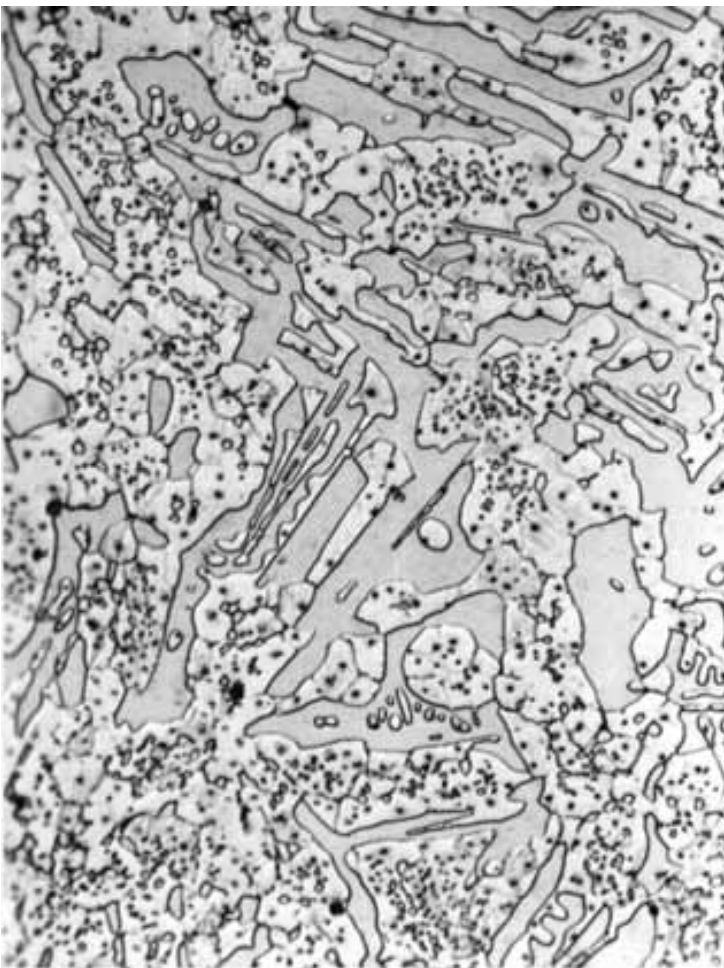
#> input picture images/White_highchromium_iron_c.png, 724 x 968 px, found by its file name
$ jupyter execute --allow-errors Demo1_commented.ipynb
#> lines starting #> are read from the running program, lines starting #| are printed output that depends on the picture; after the words box and inside, x2 and y2 are one past the last pixel; in counts of white or black regions, pixels touching at a corner belong together
#> (a cell that did not finish here is left out)

# Demo 1: FFT-Based Denoising

This demo shows how to denoise microscopy images by keeping only the most significant frequency components from the Fourier transform.

[cell 2]
import numpy as np
import matplotlib.pyplot as plt
import imageio.v2 as iio

def fft_denoise_image(img, percentile_keep=10):
    """
    Denoise an image by keeping only the highest-magnitude frequency components.

    This works because:
    - Signal (real features) tends to have high-magnitude frequency components
    - Noise tends to be distributed across many low-magnitude frequencies

    Args:
        img: 2D grayscale image array
        percentile_keep: Percentage of highest-magnitude frequencies to keep (default 10%)

    Returns:
        denoised_img: The reconstructed image with noise removed
        mask: Binary mask showing which frequencies were kept
    """
    # Transform image to frequency domain using 2D Fast Fourier Transform
    # This converts spatial information into frequency information
    fft_img = np.fft.fft2(img)

    # Shift zero-frequency component to center of spectrum
    # This makes visualization easier and puts DC component (average intensity) in the middle
    fft_shift = np.fft.fftshift(fft_img)

    # Calculate magnitude of each frequency component
    # Magnitude tells us how important each frequency is to the image
    magnitude = np.abs(fft_shift)

    # Determine threshold keeping only the top X% of frequencies by magnitude
    # For example, if percentile_keep=10, we keep only frequencies above the 90th percentile
    threshold = np.percentile(magnitude, 100 - percentile_keep)

    # Create binary mask, True for frequencies above threshold, False otherwise
    mask = magnitude > threshold

    # Apply mask to filtered FFT (zeroes out low-magnitude frequencies)
    fft_filtered = fft_shift * mask

    # Transform back to spatial domain
    # First unshift to restore original FFT layout, then apply inverse FFT
    img_denoised = np.fft.ifft2(np.fft.ifftshift(fft_filtered))

    # Take absolute value to get real-valued image (removes any residual imaginary components)
    return np.abs(img_denoised), mask

# MAIN EXECUTION: Compare different levels of frequency compression

# Load the microscopy image
img = iio.imread('/content/Microstructures/White_highchromium_iron_c.png')
#> img is the input picture: shape (968, 724, 4); mean R, G, B, A 178.6, 178.6, 178.6, 255

# Convert to grayscale if image is RGB (has 3 color channels)
# We average across the color dimension (axis=2) to get a single intensity value per pixel
if len(img.shape) == 3:
    img = np.mean(img, axis=2)
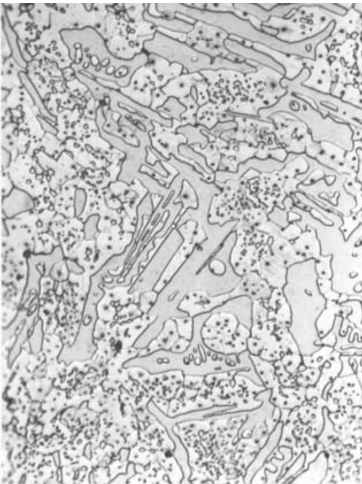
#> img: shape (968, 724) float64 (shown at 1/2 size); min 63.75, max 255, mean 197.7

# Create a 2x3 grid of subplots to show results at different compression levels
fig, axes = plt.subplots(2, 3, figsize=(15, 10))

# Test different compression levels from mild (50%) to aggressive (0.5%)
# Lower percentages = more aggressive denoising (fewer frequencies kept)
for idx, keep_pct in enumerate([50, 10, 5, 2, 1, 0.5]):
    # Denoise image keeping only top keep_pct% of frequencies
    denoised, mask = fft_denoise_image(img, keep_pct)

    # Calculate subplot position in 2x3 grid
    row = idx // 3  # Integer division gives row (0 or 1)
    col = idx % 3   # Modulo gives column (0, 1, or 2)

    # Display the denoised image
    axes[row, col].imshow(denoised, cmap='gray')
    axes[row, col].set_title(f'Keep {keep_pct}% frequencies')
    axes[row, col].axis('off')  # Hide axis ticks for cleaner visualization
#> this loop made 6 passes
#> threshold in fft_denoise_image on passes 1 to 6: 765, 10711.6, 36121.7, 96233.4, 151835.3, 207243.1
#> pass 1, in fft_denoise_image, `mask = magnitude > threshold`:
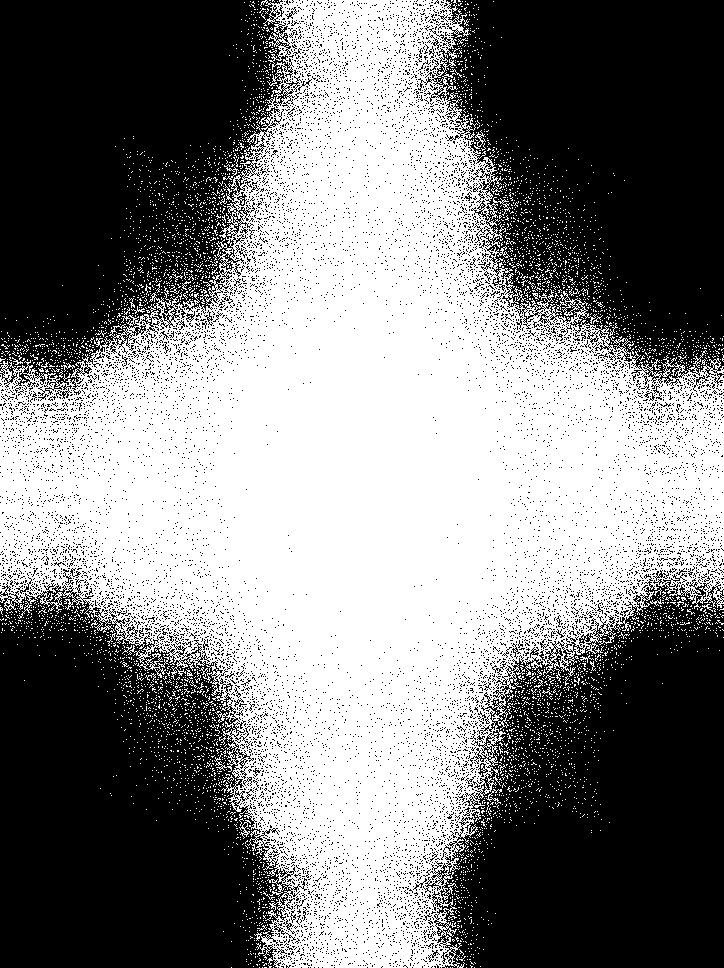
#> mask: shape (968, 724) bool; 50% white; 5103 white regions (5068 under 20 px), largest, box (x1, y1, x2, y2) and area: (0, 0, 724, 968) 339131, (474, 130, 486, 149) 64, (239, 820, 251, 839) 64

plt.tight_layout()
plt.savefig('denoising_comparison.png', dpi=300)
plt.show()

# Demo 2: Bandpass Filtering for Feature Separation

This demo uses bandpass filtering to separate microstructural features by size. Different spatial frequencies correspond to different feature sizes:
- Low frequencies = large features (grain structure)
- Medium frequencies = medium-sized features
- High frequencies = fine features (precipitates, grain boundaries)

[cell 3]
import numpy as np
import matplotlib.pyplot as plt
import imageio.v2 as iio

def frequency_filter(img, cutoff_low, cutoff_high):
    """
    Apply a bandpass filter to isolate features within a specific size range.

    The filter works in frequency space using a circular mask:
    - Frequencies inside the radius range are kept (pass band)
    - Frequencies outside the range are removed (stop band)

    Args:
        img: 2D grayscale image array
        cutoff_low: Inner radius of bandpass filter (pixels from center)
        cutoff_high: Outer radius of bandpass filter (pixels from center)

    Returns:
        filtered_img: Image containing only features in the specified size range
    """
    # Transform to frequency domain
    fft_img = np.fft.fft2(img)

    # Shift zero-frequency to center for easier radial filtering
    fft_shift = np.fft.fftshift(fft_img)

    # Get image dimensions and calculate center coordinates
    rows, cols = img.shape
    crow, ccol = rows // 2, cols // 2  # Center row and center column

    # Create a radial distance map from the center
    # np.ogrid creates coordinate arrays without creating full meshgrids (memory efficient)
    y, x = np.ogrid[:rows, :cols]

    # Calculate Euclidean distance from each point to the center
    # This gives us the radial frequency (distance from DC component)
    dist = np.sqrt((x - ccol)**2 + (y - crow)**2)

    # Create circular bandpass mask
    # Keep only frequencies where distance is between cutoff_low and cutoff_high
    # This creates a "donut" or annular region in frequency space
    mask = (dist >= cutoff_low) & (dist <= cutoff_high)

    # Apply mask to frequency data (element-wise multiplication)
    fft_filtered = fft_shift * mask

    # Transform back to spatial domain
    # Unshift to restore original layout, then apply inverse FFT
    img_filtered = np.fft.ifft2(np.fft.ifftshift(fft_filtered))

    # Return absolute value to get real-valued result
    return np.abs(img_filtered)

# MAIN EXECUTION: Separate features by size using frequency bands

# Load microscopy image
img = iio.imread('/content/Microstructures/proprietarysteel_cast_ht.png')
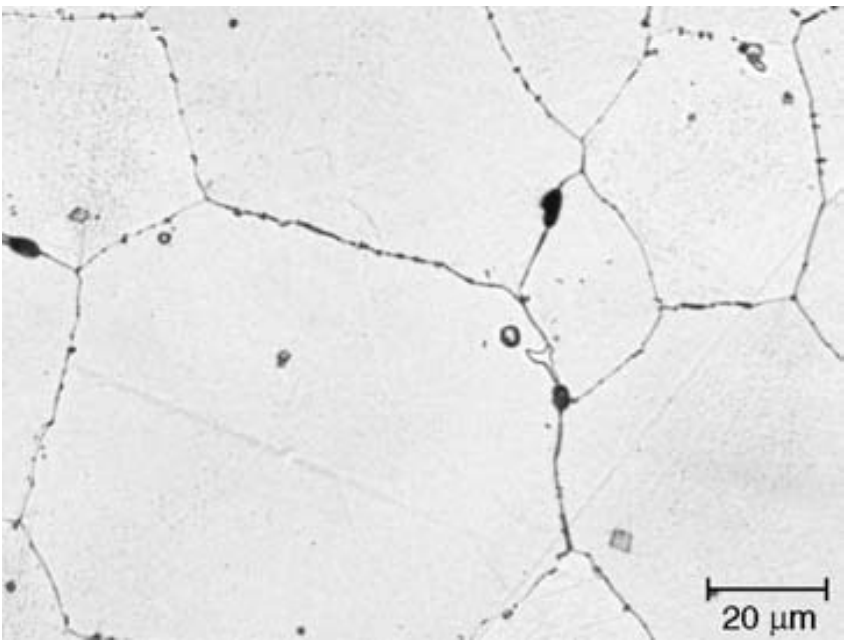
#> input picture images/proprietarysteel_cast_ht.png, 848 x 642 px, found by its file name
#> img is the input picture: shape (642, 848, 4); mean R, G, B, A 230, 230, 230, 255

# Convert to grayscale if needed
if len(img.shape) == 3:
    img = np.mean(img, axis=2)
#> img: shape (642, 848) float64

# Apply bandpass filters at three different frequency ranges
# Lower cutoff values = lower frequencies = larger spatial features
# Higher cutoff values = higher frequencies = smaller spatial features

# Extract large features: 0-50 pixels radius in frequency space
# These correspond to the overall grain structure and morphology
large_features = frequency_filter(img, 0, 50)

# Extract medium features: 50-150 pixels radius
# These capture intermediate-sized structures
medium_features = frequency_filter(img, 50, 150)

# Extract fine features: 150-300 pixels radius
# These reveal fine details like precipitates and grain boundaries
fine_features = frequency_filter(img, 150, 300)

# Create 2x2 visualization grid
fig, axes = plt.subplots(2, 2, figsize=(12, 12))

# Display original image (top-left)
axes[0, 0].imshow(img, cmap='gray')
axes[0, 0].set_title('Original')

# Display large features (top-right)
axes[0, 1].imshow(large_features, cmap='gray')
axes[0, 1].set_title('Large Features (Grain Structure)')

# Display medium features (bottom-left)
axes[1, 0].imshow(medium_features, cmap='gray')
axes[1, 0].set_title('Medium Features')

# Display fine features (bottom-right)
axes[1, 1].imshow(fine_features, cmap='gray')
axes[1, 1].set_title('Fine Features (Precipitates)')

plt.tight_layout()
plt.savefig('feature_separation.png', dpi=300)
plt.show()

# Demo 3: Anisotropy Detection in Cold-Rolled Steel

This demo quantifies directional preference (anisotropy) in microstructures by analyzing angular distribution of power in frequency space.

**Key Concept**: In FFT space, there's a 90° rotation relationship:
- Horizontal banding in real space → Vertical power concentration in FFT
- Vertical features in real space → Horizontal power concentration in FFT

The Anisotropy Index (AI) is calculated as: AI = vertical_power / horizontal_power
- AI > 1: Horizontal banding (typical in cold-rolled materials)
- AI < 1: Vertical features dominate
- AI ≈ 1: Isotropic (no preferred direction)

[cell 4]
import numpy as np
import matplotlib.pyplot as plt
from skimage.io import imread

def compute_sectoral_anisotropy(img, sector_angle=30):
    """
    Compute microstructural anisotropy by comparing power in angular sectors.

    This method divides the FFT into sectors and compares power distribution
    along different directions to quantify directional preferences.

    Args:
        img: 2D grayscale image array
        sector_angle: Half-width of sectors in degrees (default 30°)
                     e.g., 30° creates 60° wide sectors centered on cardinal directions

    Returns:
        anisotropy_index: Ratio of vertical to horizontal power (AI)
        psd: 2D power spectral density array
        horizontal_mask: Boolean mask for horizontal sector
        vertical_mask: Boolean mask for vertical sector
    """
    # Compute 2D Fourier Transform and Power Spectral Density
    # Transform to frequency domain
    fft_img = np.fft.fft2(img)

    # Shift zero-frequency to center
    fft_shift = np.fft.fftshift(fft_img)

    # Calculate power spectral density (PSD = |FFT|²)
    # PSD represents the power (intensity) at each frequency and direction
    psd = np.abs(fft_shift)**2

    # Create coordinate system centered at frequency space origin

    rows, cols = psd.shape
    center_y, center_x = rows // 2, cols // 2

    # Create coordinate grids (memory-efficient method)
    y, x = np.ogrid[:rows, :cols]

    # Shift coordinates so (0,0) is at the center of the FFT
    y = y - center_y
    x = x - center_x

    # Calculate angular position for every point in frequency space

    # Compute angle from center using arctan2 (handles all quadrants correctly)
    # arctan2(y, x) returns angle in radians, converted to degrees
    # Angle convention: 0° = right (positive x), 90° = up (positive y)
    angles = np.degrees(np.arctan2(y, x))

    # Define angular sectors for horizontal and vertical directions

    # HORIZONTAL SECTOR: captures frequencies around 0° and 180° (±sector_angle)
    # These frequencies correspond to VERTICAL features in real space (90° rotated)
    # The | operator combines two conditions with logical OR
    horizontal_mask = ((angles >= -sector_angle) & (angles <= sector_angle)) | \
                     ((angles >= 180-sector_angle) | (angles <= -180+sector_angle))

    # VERTICAL SECTOR: captures frequencies around ±90° (±sector_angle)
    # These frequencies correspond to HORIZONTAL features in real space (90° rotated)
    vertical_mask = ((angles >= 90-sector_angle) & (angles <= 90+sector_angle)) | \
                   ((angles >= -90-sector_angle) & (angles <= -90+sector_angle))

    # Calculate mean power in each sector (excluding DC component)

    # Create mask to exclude the DC component (zero frequency at center)
    # The DC component represents average image intensity and can bias results
    # We exclude a 5-pixel radius circle around the center
    center_mask = np.sqrt(x**2 + y**2) > 5

    # Calculate average power in horizontal sector (excluding center)
    # The & operator combines masks element-wise with logical AND
    horizontal_power = np.mean(psd[horizontal_mask & center_mask])

    # Calculate average power in vertical sector (excluding center)
    vertical_power = np.mean(psd[vertical_mask & center_mask])

    # Compute Anisotropy Index

    # Anisotropy Index = vertical_power / horizontal_power
    #
    # IMPORTANT: Due to 90° rotation in FFT:
    # - High vertical power in FFT → horizontal banding in real space
    # - High horizontal power in FFT → vertical features in real space
    #
    # Therefore:
    # - AI > 1.0 → Horizontal features/banding (common in rolled materials)
    # - AI < 1.0 → Vertical features dominate
    # - AI ≈ 1.0 → Isotropic (no directional preference)
    anisotropy_index = vertical_power / horizontal_power

    return anisotropy_index, psd, horizontal_mask, vertical_mask


# MAIN EXECUTION: Compare anisotropy in steel with different rolling reductions

# Set up figure with 2 rows (one per image) and 2 columns (original + FFT)
fig, axes = plt.subplots(2, 2, figsize=(10, 10))

# Store anisotropy indices for comparison
anisotropy_indices = []

# Define image paths
# These are cold-rolled low carbon steel samples with different rolling reductions
image_paths = [
    '/content/Microstructures/cr_lcs_ferrite_30.png',  # 30% cold rolled
    '/content/Microstructures/cr_lcs_ferrite_90.png'   # 90% cold rolled
]

# Process each image
for idx, img_path in enumerate(image_paths):
    # Load image
    img = imread(img_path)
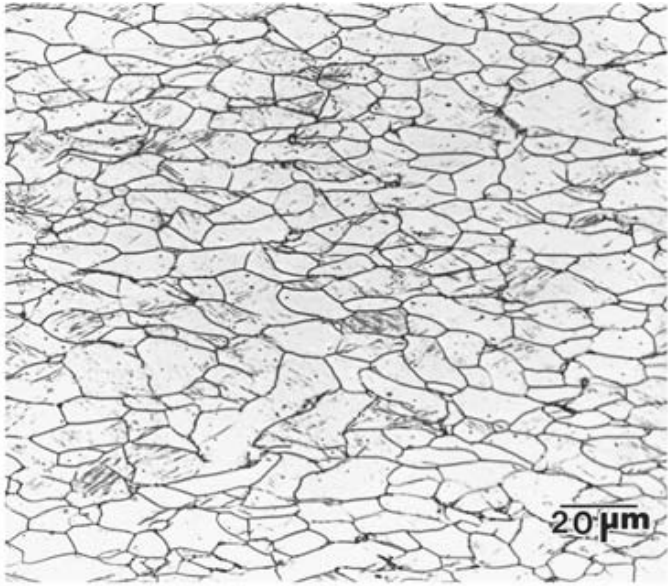
#> input picture images/cr_lcs_ferrite_30.png, 668 x 586 px, found by its file name
#> img is the input picture: shape (586, 668, 4); mean R, G, B, A 210.8, 210.8, 210.8, 255

    # Convert RGB to grayscale if necessary
    if len(img.shape) == 3:
        img = np.mean(img, axis=2)
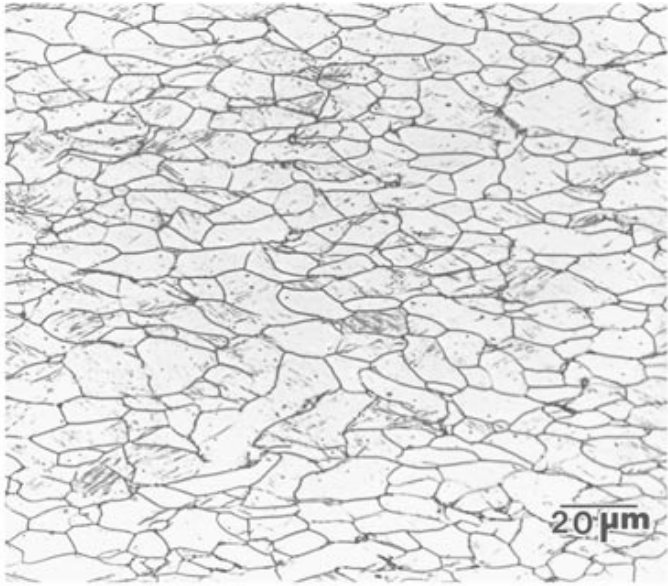
#> img: shape (586, 668) float64; min 69.75, max 255, mean 221.8

    # Compute anisotropy using 30° sectors (60° total width)
    ai, psd, h_mask, v_mask = compute_sectoral_anisotropy(img, sector_angle=30)
#> in compute_sectoral_anisotropy, `horizontal_power = np.mean(psd[horizontal_mask & center_mask])`: horizontal_power = 192604030.9
#> in compute_sectoral_anisotropy, `vertical_power = np.mean(psd[vertical_mask & center_mask])`: vertical_power = 824290838.9
#> in compute_sectoral_anisotropy, `anisotropy_index = vertical_power / horizontal_power`: anisotropy_index = 4.28
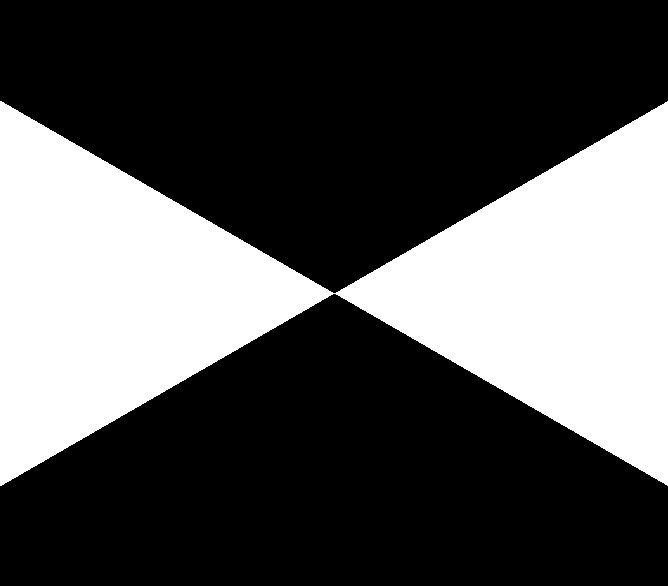
#> h_mask: shape (586, 668) bool; 32.9% white; 1 white region, box (x1, y1, x2, y2) and area: (0, 101, 668, 486) 128816
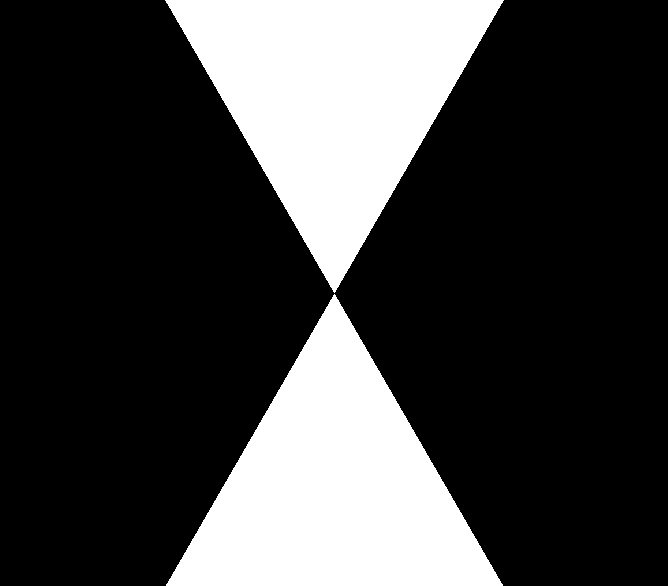
#> v_mask: shape (586, 668) bool; 25.3% white; 2 white regions, box (x1, y1, x2, y2) and area: (165, 0, 504, 293) 49735, (166, 294, 503, 586) 49396
#> ai = 4.28
    anisotropy_indices.append(ai)

    # Visualization: Original image (left column)
    axes[idx, 0].imshow(img, cmap='gray')
    axes[idx, 0].set_title(f'Image {idx+1} (AI={ai:.3f})')
    axes[idx, 0].axis('off')

    # Visualization: Power spectrum (right column)
    # Use logarithmic scale for better visualization: log(PSD + 1)
    # Adding 1 prevents log(0) issues and compresses dynamic range
    # 'hot' colormap shows high power as bright (white/yellow)
    axes[idx, 1].imshow(np.log(psd + 1), cmap='hot')
    axes[idx, 1].set_title('2D Power Spectrum')
    axes[idx, 1].axis('off')

plt.tight_layout()
plt.savefig('improved_anisotropy.png', dpi=300, bbox_inches='tight')
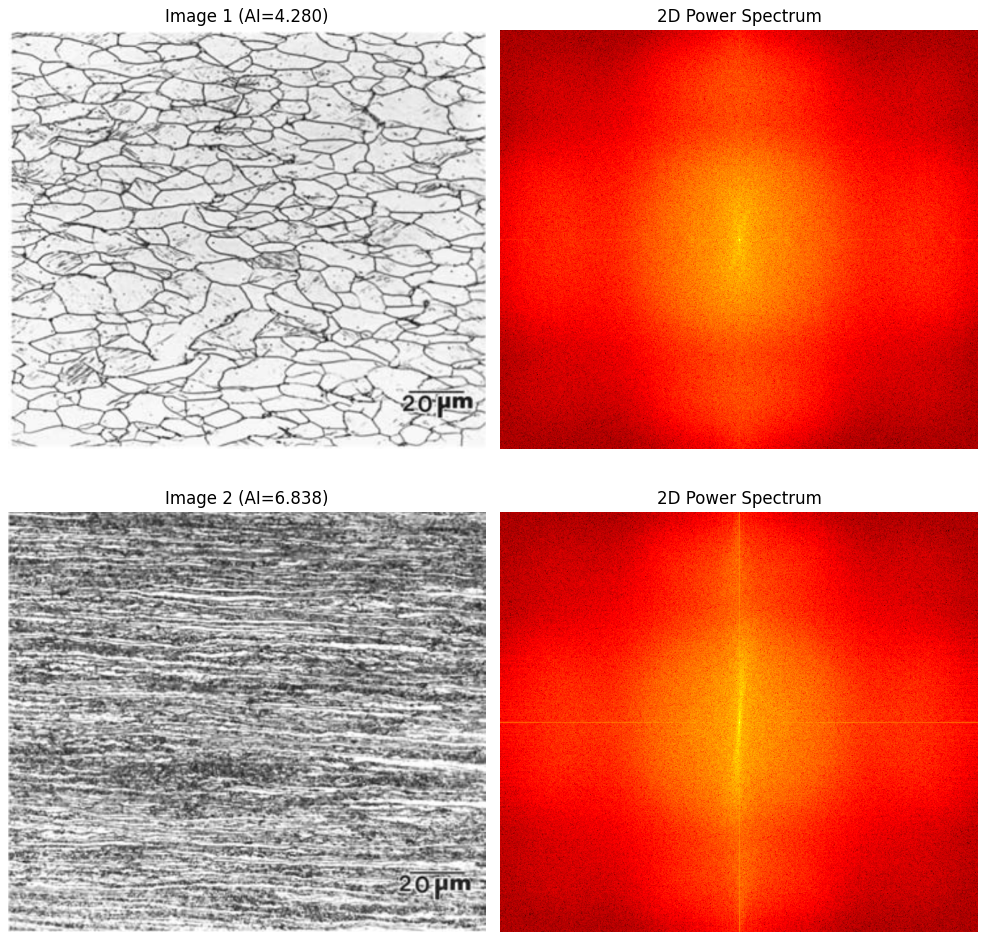
#> figure drawn by matplotlib, 4 panels
plt.show()

# Print quantitative results
print(f"\n{'='*50}")
print(f"ANISOTROPY DETECTION")
print(f"{'='*50}")
print(f"Image 1 (30% rolled): AI = {anisotropy_indices[0]:.3f}")
#| Image 1 (30% rolled): AI = 4.280
print(f"Image 2 (90% rolled): AI = {anisotropy_indices[1]:.3f}")
#| Image 2 (90% rolled): AI = 6.838
print(f"Difference: {abs(anisotropy_indices[1] - anisotropy_indices[0]):.3f}")
#| Difference: 2.558
print(f"\nInterpretation:")
print(f"  AI > 1.0 → Horizontal banding (more cold rolling)")
print(f"  AI < 1.0 → Vertical features")
print(f"  AI ≈ 1.0 → Isotropic (no preferred direction)")
